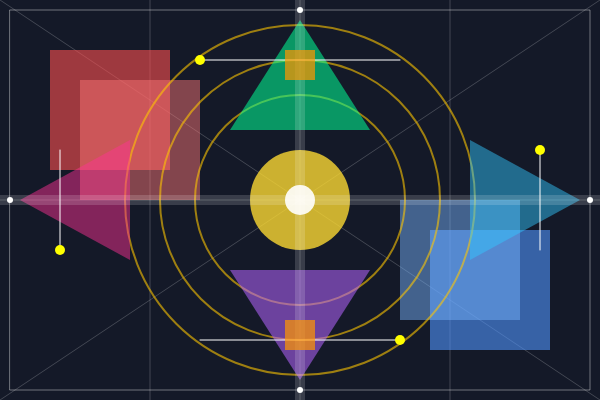
Frame 1 (no input)
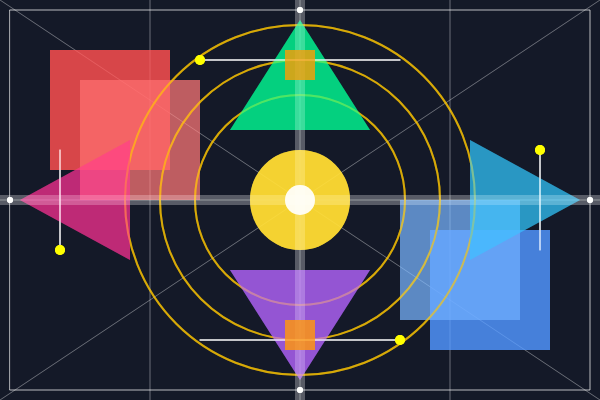
Frame 2 (the mouse pressed at the canvas centre, redrawn once)

The p5.js sketch that drew these frames (run headless with seeded random() and noise() and a simulated clock; the mouse was pressed at the canvas centre and the sketch redrawn once):

// p5.js sketch
// ── sketch.js
function setup() {
  createCanvas(600, 400);
  background(20, 25, 40);
  noLoop();
}

function draw() {
  stroke(255, 255, 255, 50);
  strokeWeight(1);
  line(0, 0, 600, 400);
  line(600, 0, 0, 400);
  line(300, 0, 300, 400);
  line(0, 200, 600, 200);
  line(150, 0, 150, 400);
  line(450, 0, 450, 400);

  noStroke();
  fill(255, 80, 80, 150);
  rect(50, 50, 120, 120);
  fill(255, 120, 120, 120);
  rect(80, 80, 120, 120);
  
  fill(80, 150, 255, 150);
  rect(430, 230, 120, 120);
  fill(120, 180, 255, 120);
  rect(400, 200, 120, 120);

  stroke(255, 200, 0, 150);
  strokeWeight(2);
  noFill();
  circle(300, 200, 350);
  circle(300, 200, 280);
  circle(300, 200, 210);
  
  noStroke();
  fill(255, 220, 50, 200);
  circle(300, 200, 100);
  fill(255, 255, 255, 230);
  circle(300, 200, 30);

  fill(0, 255, 150, 140);
  triangle(300, 20, 230, 130, 370, 130);
  fill(180, 100, 255, 140);
  triangle(300, 380, 230, 270, 370, 270);
  
  fill(255, 50, 150, 120);
  triangle(20, 200, 130, 140, 130, 260);
  fill(50, 200, 255, 120);
  triangle(580, 200, 470, 140, 470, 260);

  stroke(255);
  strokeWeight(1);
  line(200, 60, 400, 60);
  line(200, 340, 400, 340);
  line(60, 150, 60, 250);
  line(540, 150, 540, 250);

  noStroke();
  fill(255, 255, 0);
  circle(200, 60, 10);
  circle(400, 340, 10);
  circle(60, 250, 10);
  circle(540, 150, 10);
  
  fill(255, 255, 255, 40);
  rect(0, 195, 600, 10);
  rect(295, 0, 10, 400);

  stroke(255, 255, 255, 100);
  noFill();
  rect(10, 10, 580, 380);
  
  fill(255);
  noStroke();
  circle(300, 10, 6);
  circle(300, 390, 6);
  circle(10, 200, 6);
  circle(590, 200, 6);

  fill(255, 150, 0, 180);
  rect(285, 50, 30, 30);
  rect(285, 320, 30, 30);
}
